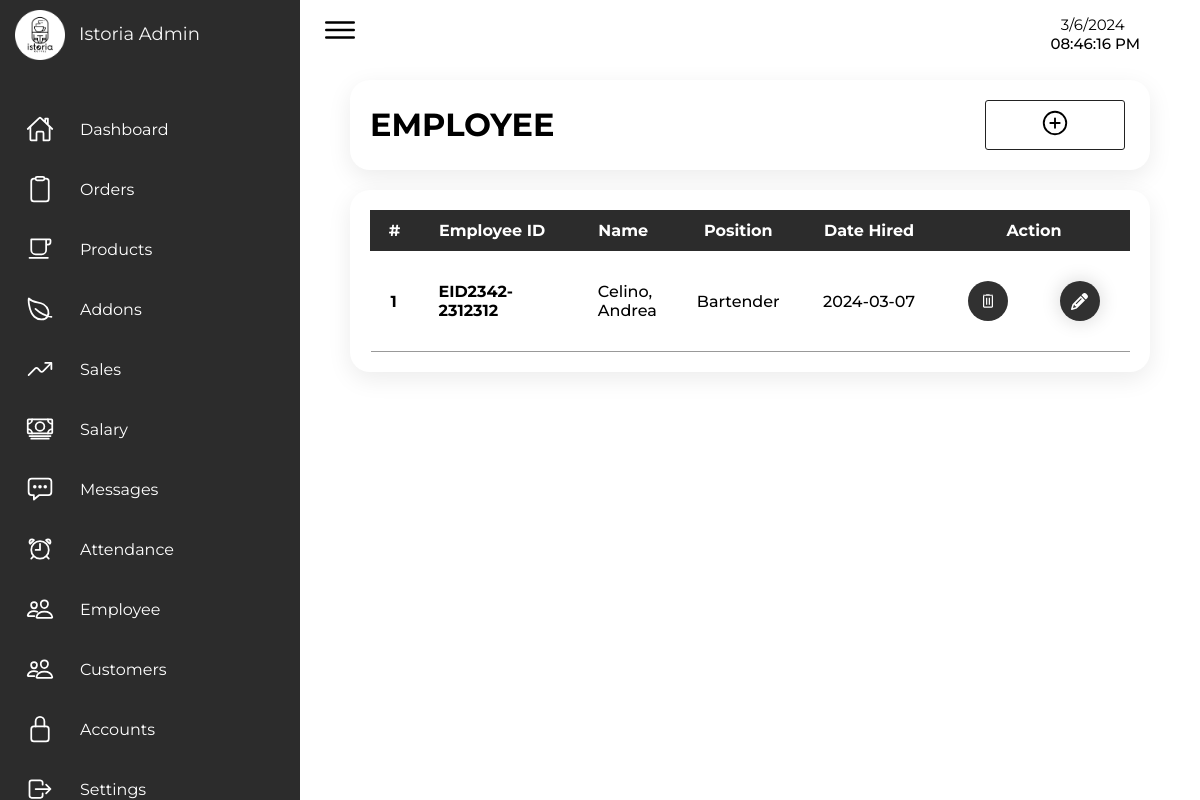
/Admin/admin_employee.php (signed in), run on an earlier commit of the app's database.
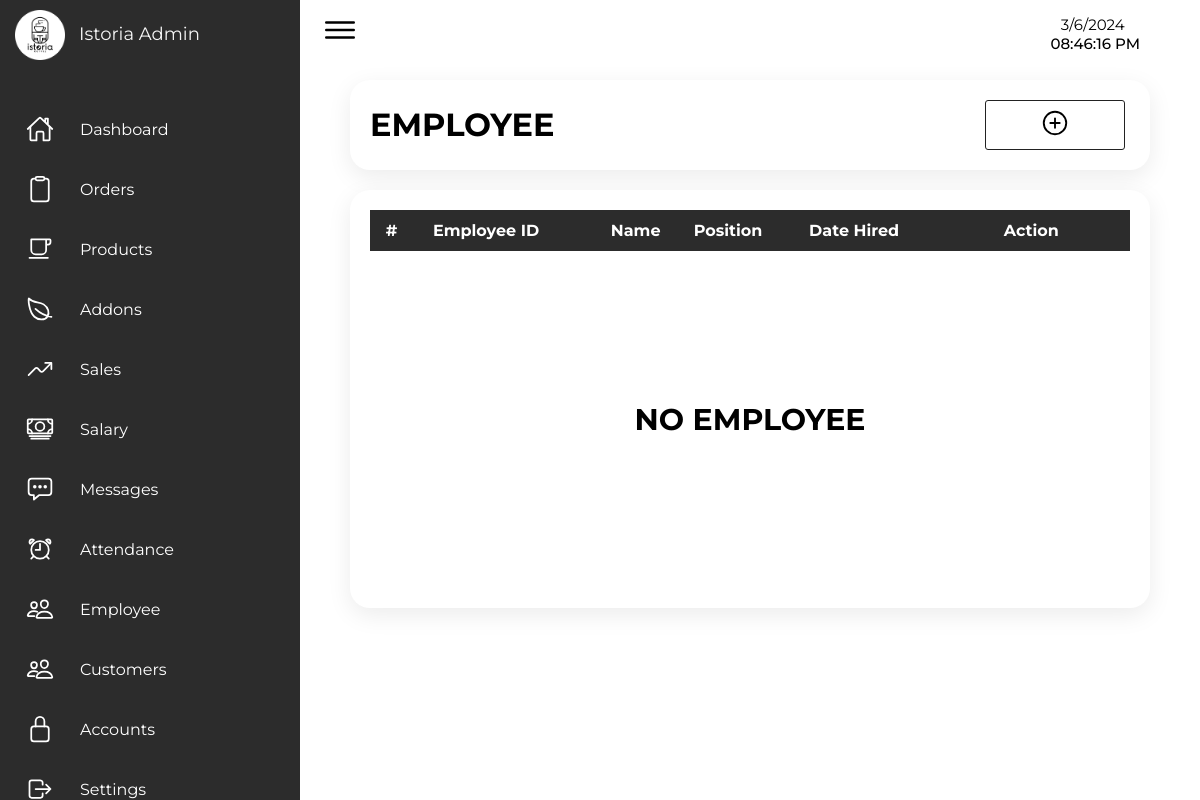
And on a later commit of the database.
### tables this page shows
CREATE TABLE `employee` (
  `id` int(255) NOT NULL,
  `eid` int(255) NOT NULL,
  `employee_id` varchar(255) NOT NULL,
  `rank` varchar(255) NOT NULL,
  `name` varchar(255) NOT NULL,
  `gender` varchar(255) NOT NULL,
  `age` varchar(255) NOT NULL,
  `birthdate` varchar(255) NOT NULL,
  `birthplace` varchar(255) NOT NULL,
  `address` varchar(255) NOT NULL,
  `contact` varchar(255) NOT NULL,
  `email` varchar(255) NOT NULL,
  `image` varchar(255) NOT NULL,
  `hire_date` varchar(255) NOT NULL
);

### Admin/admin_employee.php (the view, shortened to what this page needs)
<?php
  include '../connection.php';
?>
<!DOCTYPE html>
<html lang="en">
  <head>
    <link rel="stylesheet" href="../Src/Styles/style_admin.css" />
  </head>
  <body>
    <div class="container">
      <?php include 'sidenav.php' ?>
      <div class="main">
        <div class="topbar">
          <div class="toggle">
            <ion-icon name="menu-outline"></ion-icon>
          </div>
          <?php include 'time.php' ?>
        </div>
        <div class="container-box employee-title">
          <h1>Employee</h1>
          <a class="addbutton" href="admin_employee_add.php">
            <span class="addbtn">
            <ion-icon name="add-circle-outline"></ion-icon>
            </span>
          </a>
        </div>
        <div class="container-box">
          <table class="employee-table">
            <thead>
              <tr>
                <th>#</th>
                <th>Employee ID</th>
                <th>Name</th>
                <th>Position</th>
                <th>Date Hired</th>
                <th>Action</th>
               </tr>
            </thead>
            <tbody>
              <?php
                $select_employee = mysqli_query($conn, "SELECT * FROM `employee` ") or die ('query failed');
                $count = 0;
                if(mysqli_num_rows($select_employee)>0){
                    while($fetch_employee = mysqli_fetch_assoc($select_employee)){
                      $count++;
                ?>
                <tr>
                    <td><b><?php echo $count ?></b></td>
                    <td><b><?php echo $fetch_employee['employee_id'] ?></b></td>
                    <td><?php echo $fetch_employee['name'] ?></td>
                    <td><?php echo $fetch_employee['rank'] ?></td>
                    <td><?php echo $fetch_employee['hire_date'] ?></td>
                    <td><form method="post" class="products-edit">
                    <a class="bin-button" name="delete" href="admin_employee.php?delete=<?php echo $fetch_employee['eid']; ?>" class="btn delete" onclick="return confirm('Delete this product?')">
                      <svg
                        xmlns="http://www.w3.org/2000/svg"
                        fill="none"
                        viewBox="0 0 39 7"
                        class="bin-top"
                      >
                        <line
                          stroke-width="4"
                          stroke="white"
                          y2="5"
                          x2="39"
                          y1="5"
                        ></line>
                        <line
                          stroke-width="3"
                          stroke="white"
                          y2="1.5"
                          x2="26.0357"
                          y1="1.5"
                          x1="12"
                        ></line>
                      </svg>
                      </a>
                    <a href="admin_employee_edit.php?edit=<?php echo $fetch_employee['eid']; ?>" class="edit-button" name="edit">
                      </a></form>
                    </td>
                  </tr>
                <?php
                    }
                }else{
                  ?>
                  <tr>
                    <td colspan="6" style="padding: 150px 0px; border:0px;">
                      <h1 style="font-size: 30px; text-align:center;">NO EMPLOYEE</h1>
                    </td>
                  </tr>
                  <?php
                }
                  ?>
            </tbody>
          </table>
        </div>
      </div>
    </div>
  </body>
</html>

What changed in the data, as far as the page shows it:
removed employee: employee "EID2342-2312312", name "Celino, Andrea", rank "Bartender", hire_date "2024-03-07"
Also different on the page:
text now shown: "NO EMPLOYEE"
